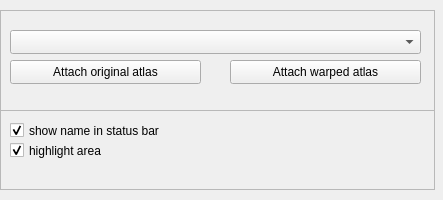
<?xml version="1.0" encoding="UTF-8"?>
<ui version="4.0">
 <class>area_namer</class>
 <widget class="QWidget" name="area_namer">
  <property name="geometry">
   <rect>
    <x>0</x>
    <y>0</y>
    <width>443</width>
    <height>200</height>
   </rect>
  </property>
  <property name="minimumSize">
   <size>
    <width>443</width>
    <height>200</height>
   </size>
  </property>
  <property name="windowTitle">
   <string>Form</string>
  </property>
  <widget class="QFrame" name="load_frame">
   <property name="geometry">
    <rect>
     <x>0</x>
     <y>10</y>
     <width>435</width>
     <height>101</height>
    </rect>
   </property>
   <property name="sizePolicy">
    <sizepolicy hsizetype="Preferred" vsizetype="Fixed">
     <horstretch>0</horstretch>
     <verstretch>0</verstretch>
    </sizepolicy>
   </property>
   <property name="minimumSize">
    <size>
     <width>0</width>
     <height>61</height>
    </size>
   </property>
   <property name="frameShape">
    <enum>QFrame::StyledPanel</enum>
   </property>
   <property name="frameShadow">
    <enum>QFrame::Raised</enum>
   </property>
   <widget class="QComboBox" name="araName_comboBox">
    <property name="geometry">
     <rect>
      <x>10</x>
      <y>20</y>
      <width>411</width>
      <height>24</height>
     </rect>
    </property>
   </widget>
   <widget class="QPushButton" name="loadOrig_pushButton">
    <property name="geometry">
     <rect>
      <x>10</x>
      <y>50</y>
      <width>191</width>
      <height>24</height>
     </rect>
    </property>
    <property name="text">
     <string>Attach original atlas</string>
    </property>
   </widget>
   <widget class="QPushButton" name="loadOther_pushButton">
    <property name="geometry">
     <rect>
      <x>230</x>
      <y>50</y>
      <width>191</width>
      <height>24</height>
     </rect>
    </property>
    <property name="text">
     <string>Attach warped atlas</string>
    </property>
   </widget>
  </widget>
  <widget class="QFrame" name="frame">
   <property name="geometry">
    <rect>
     <x>0</x>
     <y>110</y>
     <width>435</width>
     <height>80</height>
    </rect>
   </property>
   <property name="sizePolicy">
    <sizepolicy hsizetype="Preferred" vsizetype="Fixed">
     <horstretch>0</horstretch>
     <verstretch>0</verstretch>
    </sizepolicy>
   </property>
   <property name="minimumSize">
    <size>
     <width>0</width>
     <height>80</height>
    </size>
   </property>
   <property name="frameShape">
    <enum>QFrame::StyledPanel</enum>
   </property>
   <property name="frameShadow">
    <enum>QFrame::Raised</enum>
   </property>
   <widget class="QCheckBox" name="statusBarName_checkBox">
    <property name="geometry">
     <rect>
      <x>10</x>
      <y>10</y>
      <width>241</width>
      <height>21</height>
     </rect>
    </property>
    <property name="text">
     <string>show name in status bar</string>
    </property>
    <property name="checked">
     <bool>true</bool>
    </property>
   </widget>
   <widget class="QCheckBox" name="highlightArea_checkBox">
    <property name="geometry">
     <rect>
      <x>10</x>
      <y>30</y>
      <width>241</width>
      <height>21</height>
     </rect>
    </property>
    <property name="text">
     <string>highlight area</string>
    </property>
    <property name="checked">
     <bool>true</bool>
    </property>
   </widget>
  </widget>
 </widget>
 <resources/>
 <connections/>
</ui>
